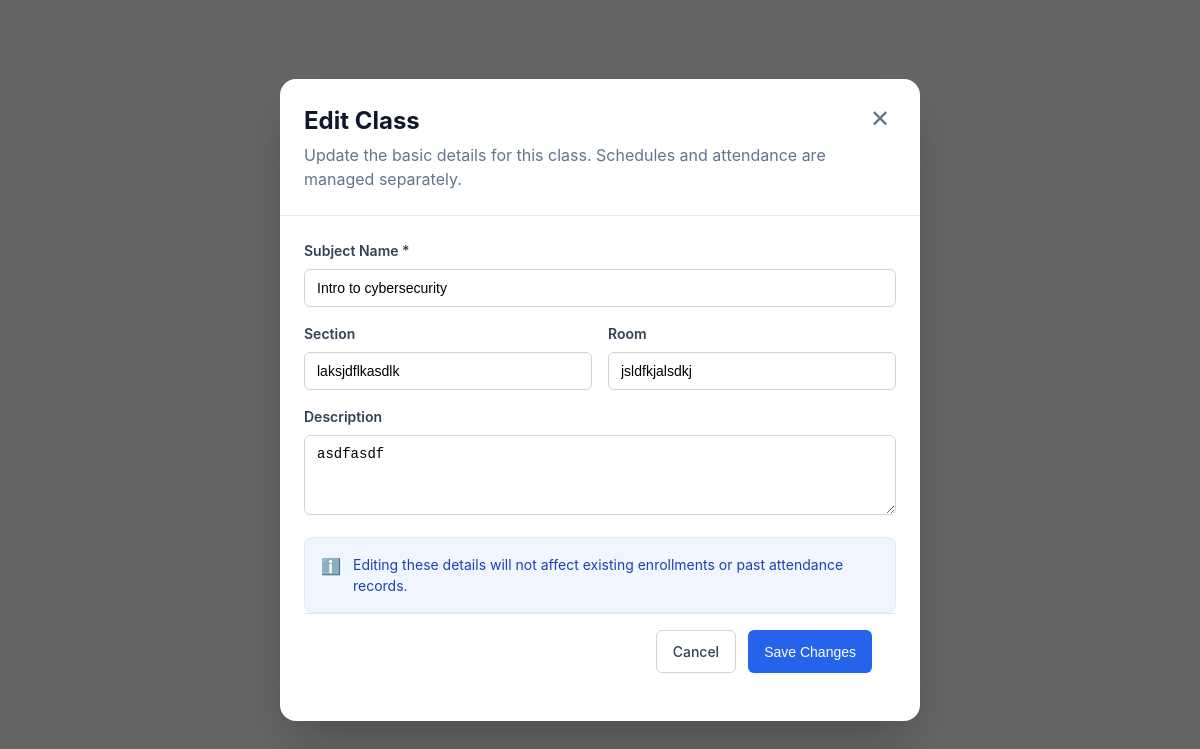
The app's page /professor/class/8/edit/ (signed in) with its own data.
### professor/models.py (models this page shows, shortened)
class Class(models.Model):
    professor = models.ForeignKey(User, on_delete=models.CASCADE, related_name='classes')
    subject = models.CharField(max_length=200)
    section = models.CharField(max_length=50, blank=True, null=True)
    room = models.CharField(max_length=100, blank=True, null=True)
    description = models.TextField(blank=True, null=True, max_length=500)
    class_code = models.CharField(max_length=6, unique=True, blank=True, null=True, editable=False)
    created_at = models.DateTimeField(auto_now_add=True)
    updated_at = models.DateTimeField(auto_now=True)
    class Meta:
        verbose_name_plural = "Classes"
        ordering = ['-created_at']

### professor/views.py (the view)
# urls.py: path('class/<int:class_id>/edit/', views.edit_class, name='edit_class'),
@login_required
def edit_class(request, class_id):
    class_obj = get_object_or_404(Class, id=class_id, professor=request.user)
    if request.method == 'POST':
        form = ClassForm(request.POST, instance=class_obj)
        if form.is_valid():
            form.save()
            messages.success(request, f'Class "{class_obj.subject}" updated successfully!')
            return redirect('professor:dashboard')
    else:
        form = ClassForm(instance=class_obj)
    return render(request, 'professor/edit_class_modal.html', {'form': form, 'class_obj': class_obj})

### professor/forms.py
class ClassForm(forms.ModelForm):
    class Meta:
        model = Class
        fields = ['subject', 'section', 'room', 'description']
        widgets = {
            'subject': forms.TextInput(attrs={
                'class': 'form-input',
                'placeholder': 'e.g., Introduction to Computer Science'
            }),
            'section': forms.TextInput(attrs={
                'class': 'form-input',
                'placeholder': 'e.g., A, B, 101'
            }),
            'room': forms.TextInput(attrs={
                'class': 'form-input',
                'placeholder': 'e.g., Room 301'
            }),
            'description': forms.Textarea(attrs={
                'class': 'form-textarea',
                'rows': 3,
                'placeholder': 'Brief description of the class...'
            })
        }
    def __init__(self, *args, **kwargs):
        super().__init__(*args, **kwargs)
        self.fields['subject'].required = True
        self.fields['section'].required = False
        self.fields['room'].required = False
        self.fields['description'].required = False

### professor/templates/professor/edit_class_modal.html (shortened to what this page needs)
{% extends "professor/base.html" %}
{% load static %}
{% block content %}
<div class="modal-overlay" id="modal-overlay" data-dashboard-url="{% url 'professor:dashboard' %}">
    <div class="modal-dialog" onclick="event.stopPropagation();">
        <div class="modal-header">
            <h2>Edit Class</h2>
            <p class="text-muted" style="margin-top: 4px;">Update the basic details for this class. Schedules and attendance are managed separately.</p>
            <button class="close-button" id="close-modal" type="button">✕</button>
        </div>
        <form method="post" class="modal-body">
            <div class="form-group">
                <label>Subject Name *</label>
                {{ form.subject }}
            </div>
            <div class="form-row">
                <div class="form-group">
                    <label>Section</label>
                    {{ form.section }}
                </div>
                <div class="form-group">
                    <label>Room</label>
                    {{ form.room }}
                </div>
            </div>
            <div class="form-group">
                <label>Description</label>
                {{ form.description }}
            </div>
            <div class="info-box">
                <span>ℹ️</span>
                <p>Editing these details will not affect existing enrollments or past attendance records.</p>
            </div>
            <div class="modal-footer">
                <a href="{% url 'professor:dashboard' %}" class="btn btn-outline">Cancel</a>
                <button type="submit" class="btn btn-primary">Save Changes</button>
            </div>
        </form>
    </div>
</div>
{% endblock %}

### professor/static/professor/css/dashboard.css (style rules this page uses)
* { margin: 0; padding: 0; box-sizing: border-box; }
body { font-family: -apple-system, BlinkMacSystemFont, "Segoe UI", Roboto, "Helvetica Neue", Arial, sans-serif; font-size: 16px; line-height: 1.5; color: #0f172a; background-color: #f8fafc; }
h2 { font-size: 24px; font-weight: 700; color: #0f172a; }
.text-muted { color: #64748b; }
.btn { display: inline-flex; align-items: center; justify-content: center; padding: 10px 16px; font-size: 14px; font-weight: 500; border-radius: 6px; border: none; cursor: pointer; transition: all 0.2s; text-decoration: none; }
.btn-primary { background-color: #2563eb; color: white; box-shadow: 0 1px 2px 0 rgb(0 0 0 / 0.05); }
.btn-outline { background-color: white; border: 1px solid #cbd5e1; color: #334155; }
.form-group { margin-bottom: 16px; }
label { display: block; margin-bottom: 8px; font-size: 14px; font-weight: 600; color: #334155; }
.form-input, .form-select, .form-textarea { width: 100%; padding: 10px 12px; font-size: 14px; border: 1px solid #cbd5e1; border-radius: 6px; background-color: white; transition: border-color 0.2s; }
.form-textarea { resize: vertical; min-height: 80px; }
.form-row { display: grid; grid-template-columns: repeat(2, 1fr); gap: 16px; }
.modal-overlay { position: fixed; inset: 0; background-color: rgba(0, 0, 0, 0.6); backdrop-filter: blur(4px); display: flex; align-items: center; justify-content: center; z-index: 50; padding: 16px; }
.modal-dialog { background-color: white; border-radius: 16px; box-shadow: 0 25px 50px -12px rgb(0 0 0 / 0.25); max-width: 640px; width: 100%; max-height: 90vh; overflow-y: auto; }
.modal-header { padding: 24px; border-bottom: 1px solid #e2e8f0; position: relative; }
.modal-body { padding: 24px; }
.modal-footer { padding: 24px; padding-top: 16px; border-top: 1px solid #e2e8f0; display: flex; justify-content: flex-end; gap: 12px; }
.close-button { position: absolute; top: 24px; right: 24px; background: none; border: none; font-size: 24px; cursor: pointer; color: #64748b; width: 32px; height: 32px; display: flex; align-items: center; justify-content: center; border-radius: 6px; }
.info-box { background-color: #eff6ff; border: 1px solid #dbeafe; padding: 16px; border-radius: 8px; display: flex; gap: 12px; align-items: flex-start; }
.info-box p { color: #1e40af; font-size: 14px; margin: 0; }

### records on screen
Class: subject "Intro to cybersecurity", section "laksjdflkasdlk", room "jsldfkjalsdkj", description "asdfasdf"
